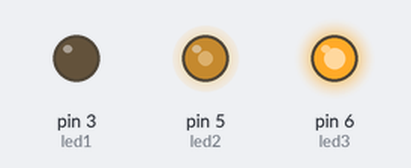
Bench run of a sketch on a simulated Arduino Uno, built with avr-gcc and run on an emulated ATmega328P. On the bench: output pins drawn as LEDs (lit = HIGH).

Above: at 0.1 s.
Timing chart, 0 to 1.6 s (numbered marks = the images above):
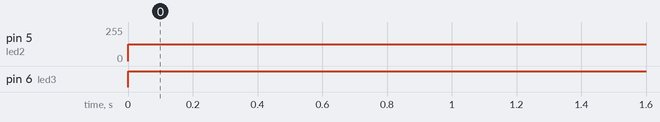

The sketch:

2.1e-BrightnessControl.ino
```cpp
/* Example 2.1e: Using analogWrite() to
turn on 3 lights with 3 different brightness:
no light, dim light and bright */

// declare 3 LEDs at 3 pins digital signal with the symbol PWM ~
int led1 = 3; //declare led1 on pin 3
int led2 = 5; //declare led1 on pin 5
int led3 = 6; //declare led1 on pin 6

void setup() {
  pinMode(led1, OUTPUT);
  pinMode(led2, OUTPUT);
  pinMode(led3, OUTPUT);
}

void loop() {
  analogWrite(led1, 0); // led1 is not lit
  analogWrite(led2, 127); // led2 is half lit
  analogWrite(led3, 255); // led3 is on
}
```

Measured:
- by itself, pin 5 (led2): 0/255 → 127/255 at 0.00 s
- by itself, pin 6 (led3): LOW → HIGH at 0.00 s
